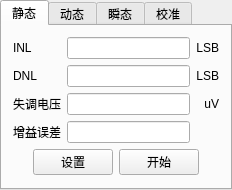
<?xml version="1.0" encoding="UTF-8"?>
<ui version="4.0">
 <class>QTestWidgetClass</class>
 <widget class="QWidget" name="QTestWidgetClass">
  <property name="geometry">
   <rect>
    <x>0</x>
    <y>0</y>
    <width>232</width>
    <height>176</height>
   </rect>
  </property>
  <property name="windowTitle">
   <string>QTestWidget</string>
  </property>
  <layout class="QGridLayout" name="gridLayout">
   <property name="margin">
    <number>0</number>
   </property>
   <item row="0" column="0">
    <widget class="QTabWidget" name="tabWidget">
     <property name="currentIndex">
      <number>0</number>
     </property>
     <widget class="QWidget" name="tabStaticTest">
      <attribute name="title">
       <string>静态</string>
      </attribute>
      <layout class="QGridLayout" name="gridLayout_3">
       <item row="0" column="0">
        <layout class="QGridLayout" name="gridLayout_2">
         <item row="0" column="0">
          <widget class="QLabel" name="label">
           <property name="text">
            <string>INL</string>
           </property>
          </widget>
         </item>
         <item row="0" column="1">
          <widget class="QLineEdit" name="lineEdit"/>
         </item>
         <item row="0" column="2">
          <widget class="QLabel" name="label_2">
           <property name="text">
            <string>LSB</string>
           </property>
           <property name="alignment">
            <set>Qt::AlignRight|Qt::AlignTrailing|Qt::AlignVCenter</set>
           </property>
          </widget>
         </item>
         <item row="1" column="0">
          <widget class="QLabel" name="label_4">
           <property name="text">
            <string>DNL</string>
           </property>
          </widget>
         </item>
         <item row="1" column="1">
          <widget class="QLineEdit" name="lineEdit_2"/>
         </item>
         <item row="1" column="2">
          <widget class="QLabel" name="label_3">
           <property name="text">
            <string>LSB</string>
           </property>
           <property name="alignment">
            <set>Qt::AlignRight|Qt::AlignTrailing|Qt::AlignVCenter</set>
           </property>
          </widget>
         </item>
         <item row="2" column="0">
          <widget class="QLabel" name="label_6">
           <property name="text">
            <string>失调电压</string>
           </property>
          </widget>
         </item>
         <item row="2" column="1">
          <widget class="QLineEdit" name="lineEdit_3"/>
         </item>
         <item row="2" column="2">
          <widget class="QLabel" name="label_5">
           <property name="text">
            <string>uV</string>
           </property>
           <property name="alignment">
            <set>Qt::AlignRight|Qt::AlignTrailing|Qt::AlignVCenter</set>
           </property>
          </widget>
         </item>
         <item row="3" column="0">
          <widget class="QLabel" name="label_7">
           <property name="text">
            <string>增益误差</string>
           </property>
          </widget>
         </item>
         <item row="3" column="1">
          <widget class="QLineEdit" name="lineEdit_4"/>
         </item>
        </layout>
       </item>
       <item row="1" column="0">
        <layout class="QHBoxLayout" name="horizontalLayout">
         <item>
          <spacer name="horizontalSpacer">
           <property name="orientation">
            <enum>Qt::Horizontal</enum>
           </property>
           <property name="sizeHint" stdset="0">
            <size>
             <width>40</width>
             <height>20</height>
            </size>
           </property>
          </spacer>
         </item>
         <item>
          <widget class="QPushButton" name="pushButtonSetStaticTest">
           <property name="text">
            <string>设置</string>
           </property>
          </widget>
         </item>
         <item>
          <widget class="QPushButton" name="pushButtonStartStaticTest">
           <property name="text">
            <string>开始</string>
           </property>
          </widget>
         </item>
         <item>
          <spacer name="horizontalSpacer_2">
           <property name="orientation">
            <enum>Qt::Horizontal</enum>
           </property>
           <property name="sizeHint" stdset="0">
            <size>
             <width>40</width>
             <height>20</height>
            </size>
           </property>
          </spacer>
         </item>
        </layout>
       </item>
      </layout>
     </widget>
     <widget class="QWidget" name="tabDynamicTest">
      <attribute name="title">
       <string>动态</string>
      </attribute>
      <layout class="QVBoxLayout" name="verticalLayout">
       <item>
        <layout class="QGridLayout" name="gridLayout_4">
         <item row="0" column="0">
          <widget class="QRadioButton" name="radioButton">
           <property name="text">
            <string>频率</string>
           </property>
          </widget>
         </item>
         <item row="0" column="1">
          <widget class="QLineEdit" name="lineEdit_5">
           <property name="readOnly">
            <bool>true</bool>
           </property>
          </widget>
         </item>
         <item row="0" column="2">
          <widget class="QLabel" name="label_8">
           <property name="text">
            <string>MHz</string>
           </property>
           <property name="alignment">
            <set>Qt::AlignRight|Qt::AlignTrailing|Qt::AlignVCenter</set>
           </property>
          </widget>
         </item>
         <item row="0" column="3">
          <widget class="QPushButton" name="pushButton_3">
           <property name="text">
            <string>设置</string>
           </property>
          </widget>
         </item>
         <item row="1" column="0">
          <widget class="QRadioButton" name="radioButton_2">
           <property name="text">
            <string>文件</string>
           </property>
          </widget>
         </item>
         <item row="1" column="1" colspan="2">
          <widget class="QLineEdit" name="lineEdit_6">
           <property name="readOnly">
            <bool>true</bool>
           </property>
          </widget>
         </item>
         <item row="1" column="3">
          <widget class="QPushButton" name="pushButton_4">
           <property name="text">
            <string>选择</string>
           </property>
          </widget>
         </item>
        </layout>
       </item>
       <item>
        <layout class="QHBoxLayout" name="horizontalLayout_2">
         <item>
          <spacer name="horizontalSpacer_3">
           <property name="orientation">
            <enum>Qt::Horizontal</enum>
           </property>
           <property name="sizeHint" stdset="0">
            <size>
             <width>40</width>
             <height>20</height>
            </size>
           </property>
          </spacer>
         </item>
         <item>
          <widget class="QPushButton" name="pushButton_5">
           <property name="text">
            <string>开始</string>
           </property>
          </widget>
         </item>
         <item>
          <spacer name="horizontalSpacer_4">
           <property name="orientation">
            <enum>Qt::Horizontal</enum>
           </property>
           <property name="sizeHint" stdset="0">
            <size>
             <width>40</width>
             <height>20</height>
            </size>
           </property>
          </spacer>
         </item>
        </layout>
       </item>
      </layout>
     </widget>
     <widget class="QWidget" name="tabInstTest">
      <attribute name="title">
       <string>瞬态</string>
      </attribute>
      <layout class="QHBoxLayout" name="horizontalLayout_3">
       <item>
        <spacer name="horizontalSpacer_5">
         <property name="orientation">
          <enum>Qt::Horizontal</enum>
         </property>
         <property name="sizeHint" stdset="0">
          <size>
           <width>40</width>
           <height>20</height>
          </size>
         </property>
        </spacer>
       </item>
       <item>
        <widget class="QPushButton" name="pushButton_7">
         <property name="text">
          <string>设置</string>
         </property>
        </widget>
       </item>
       <item>
        <widget class="QPushButton" name="pushButton_6">
         <property name="text">
          <string>开始</string>
         </property>
        </widget>
       </item>
       <item>
        <spacer name="horizontalSpacer_6">
         <property name="orientation">
          <enum>Qt::Horizontal</enum>
         </property>
         <property name="sizeHint" stdset="0">
          <size>
           <width>40</width>
           <height>20</height>
          </size>
         </property>
        </spacer>
       </item>
      </layout>
     </widget>
     <widget class="QWidget" name="tabCalibration">
      <attribute name="title">
       <string>校准</string>
      </attribute>
      <layout class="QVBoxLayout" name="verticalLayout_2">
       <item>
        <layout class="QGridLayout" name="gridLayout_6">
         <item row="0" column="0">
          <widget class="QLabel" name="label_9">
           <property name="text">
            <string>INL</string>
           </property>
          </widget>
         </item>
         <item row="0" column="1">
          <widget class="QLineEdit" name="lineEdit_7"/>
         </item>
         <item row="0" column="2">
          <widget class="QLabel" name="label_10">
           <property name="text">
            <string>LSB</string>
           </property>
           <property name="alignment">
            <set>Qt::AlignRight|Qt::AlignTrailing|Qt::AlignVCenter</set>
           </property>
          </widget>
         </item>
         <item row="1" column="0">
          <widget class="QLabel" name="label_11">
           <property name="text">
            <string>DNL</string>
           </property>
          </widget>
         </item>
         <item row="1" column="1">
          <widget class="QLineEdit" name="lineEdit_8"/>
         </item>
         <item row="1" column="2">
          <widget class="QLabel" name="label_12">
           <property name="text">
            <string>LSB</string>
           </property>
           <property name="alignment">
            <set>Qt::AlignRight|Qt::AlignTrailing|Qt::AlignVCenter</set>
           </property>
          </widget>
         </item>
         <item row="2" column="0">
          <widget class="QLabel" name="label_13">
           <property name="text">
            <string>失调电压</string>
           </property>
          </widget>
         </item>
         <item row="2" column="1">
          <widget class="QLineEdit" name="lineEdit_9"/>
         </item>
         <item row="2" column="2">
          <widget class="QLabel" name="label_14">
           <property name="text">
            <string>uV</string>
           </property>
           <property name="alignment">
            <set>Qt::AlignRight|Qt::AlignTrailing|Qt::AlignVCenter</set>
           </property>
          </widget>
         </item>
         <item row="3" column="0">
          <widget class="QLabel" name="label_15">
           <property name="text">
            <string>增益误差</string>
           </property>
          </widget>
         </item>
         <item row="3" column="1">
          <widget class="QLineEdit" name="lineEdit_10"/>
         </item>
        </layout>
       </item>
       <item>
        <layout class="QHBoxLayout" name="horizontalLayout_4">
         <item>
          <spacer name="horizontalSpacer_7">
           <property name="orientation">
            <enum>Qt::Horizontal</enum>
           </property>
           <property name="sizeHint" stdset="0">
            <size>
             <width>40</width>
             <height>20</height>
            </size>
           </property>
          </spacer>
         </item>
         <item>
          <widget class="QPushButton" name="pushButton_8">
           <property name="text">
            <string>PushButton</string>
           </property>
          </widget>
         </item>
         <item>
          <widget class="QPushButton" name="pushButton_9">
           <property name="text">
            <string>PushButton</string>
           </property>
          </widget>
         </item>
         <item>
          <spacer name="horizontalSpacer_8">
           <property name="orientation">
            <enum>Qt::Horizontal</enum>
           </property>
           <property name="sizeHint" stdset="0">
            <size>
             <width>40</width>
             <height>20</height>
            </size>
           </property>
          </spacer>
         </item>
        </layout>
       </item>
      </layout>
     </widget>
    </widget>
   </item>
  </layout>
 </widget>
 <layoutdefault spacing="6" margin="11"/>
 <resources/>
 <connections/>
</ui>
